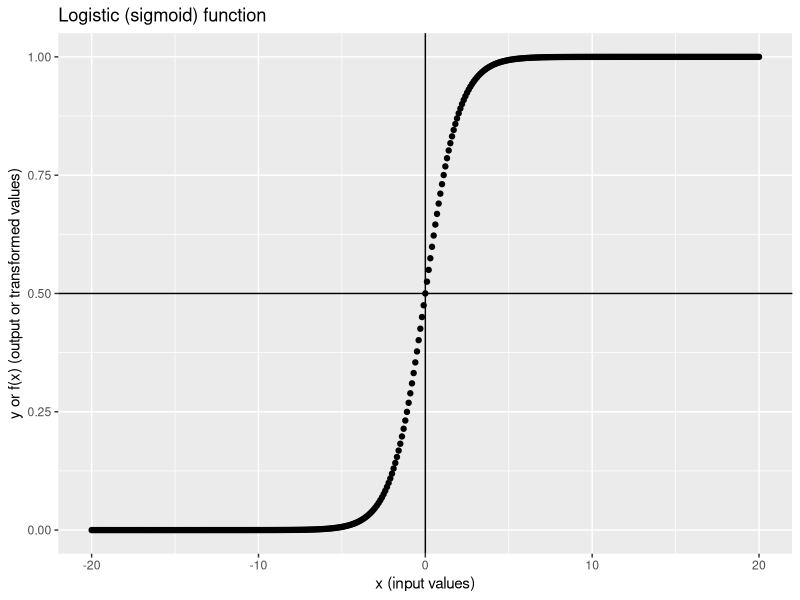
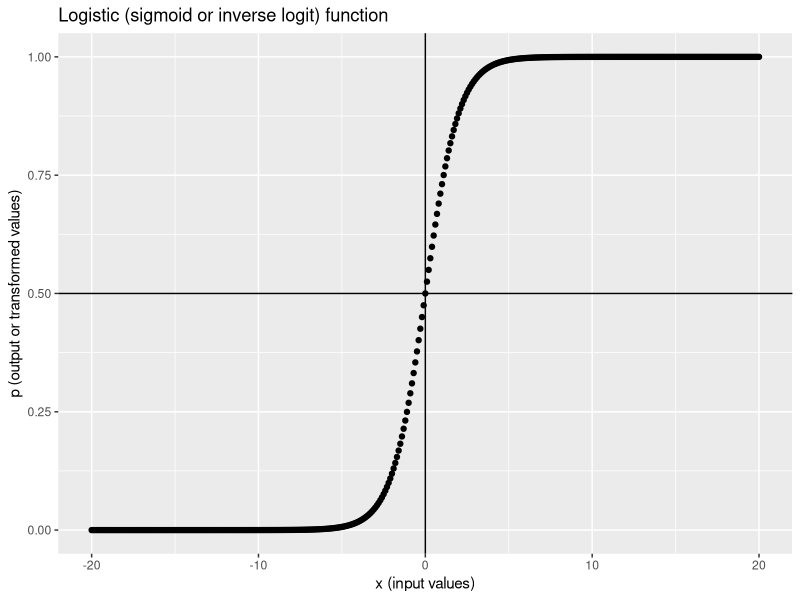
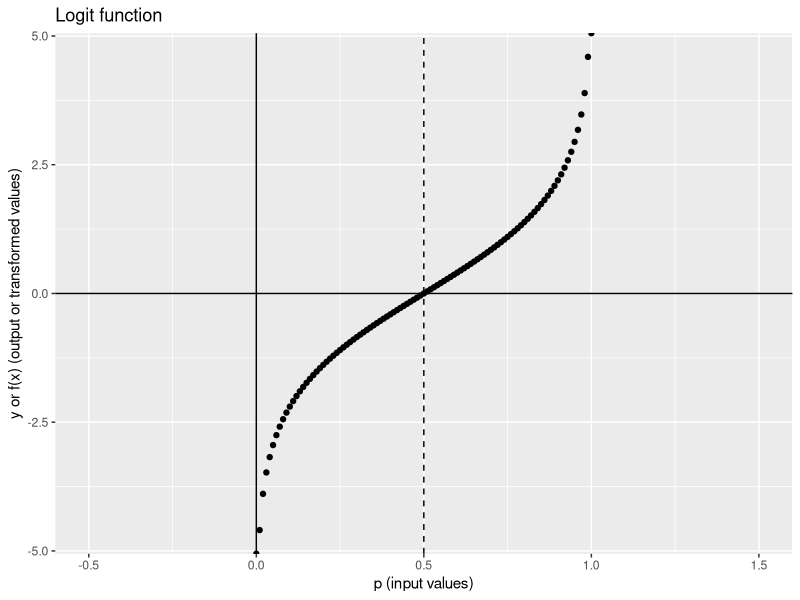
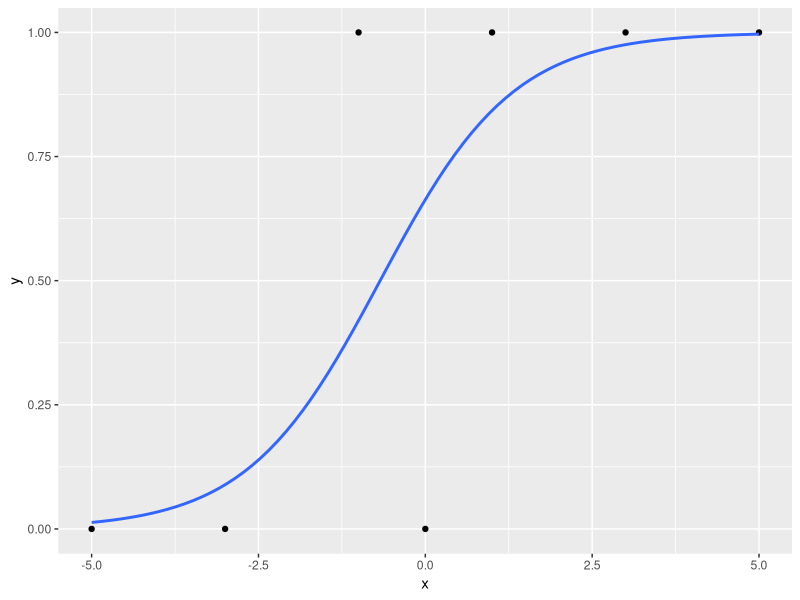
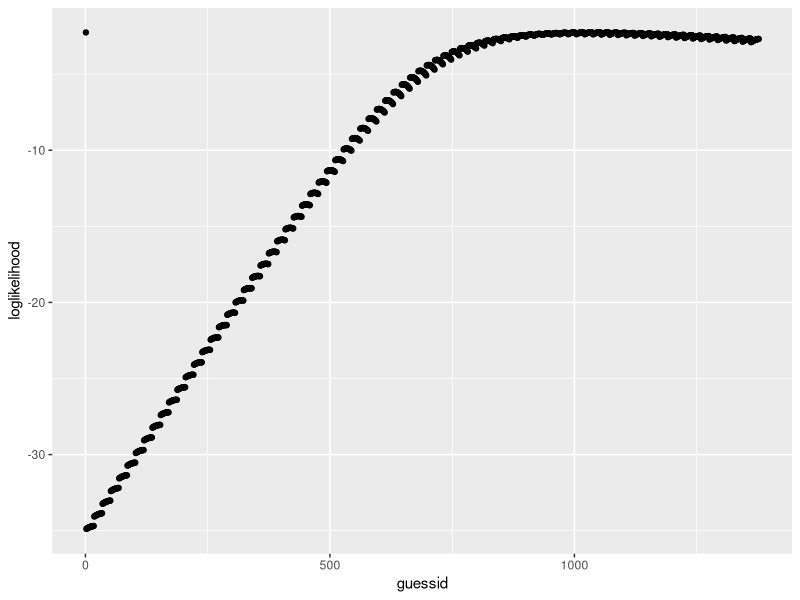

Source code (R) for these figures, in order:
## ---- chunk 1
knitr::opts_chunk$set(echo = TRUE, cache = FALSE, comment = NA, message = FALSE, warning = FALSE)
## ---- chunk 2
library(tidyverse); library(data.table)
## ---- chunk 3
logistic <- function(x) { # f(x)
  1 / (1 + exp(-x))
}

logistic2 <- function(x) { # g(x)
  exp(x) / (1 + exp(x))
}
## ---- chunk 4
tibble(x = -3:3, f_x = logistic(x), g_x = logistic2(x))
## ---- chunk 5
logistic(-Inf) # -Inf -> 0
logistic(Inf) # Inf -> 1
logistic(0) # 0 -> 0.5, because exp(0) is 1, thus 1/(1+1)
## ---- chunk 6
tibble(x = seq(-20, 20, 0.1), y = logistic(x)) %>% 
  ggplot(aes(x, y)) + geom_point() +
  geom_vline(xintercept = 0) + geom_hline(yintercept = 0.5) +
  labs(x = "x (input values)", 
       y = "y or f(x) (output or transformed values)", 
       title = "Logistic (sigmoid) function")
## ---- chunk 7
dt1 <- data.table(x = c(-5, -3, -1, 0, 1, 3, 5),# predictor x
                  y = c( 0,  0,  1, 0, 1, 1, 1)) # outcome y
dt1
## ---- chunk 8
lm1 <- lm(y ~ x, dt1)
lm1
## ---- chunk 9
# extract b0, b1 coefficients, residuals and save in dt1 (data.table syntax!)
dt1[, b0 := round(coef(lm1)[1], 4)]
dt1[, b1 := round(coef(lm1)[2], 4)]
dt1
## ---- chunk 10
# map x values to y (predicted y or y_hat)
dt1[, y_hat := round(b0 + b1 * x, 4)] # predicted_y = b0 + b1*x
dt1
## ---- chunk 11
# save residuals in dt1
dt1[, resids := round(residuals(lm1), 4)]
dt1[, y2 := round(y_hat + resids, 2)] # y2 should be same as y
dt1 
## ---- chunk 12
dt1[, logistic_yhat := logistic(y_hat)] # apply logistic function to y_hat
dt1 # compare the ranges of y_hat and logistic_yhat
## ---- chunk 13
tibble(x = seq(-20, 20, 0.1), y = logistic(x)) %>% 
  ggplot(aes(x, y)) + geom_point() +
  geom_vline(xintercept = 0) + geom_hline(yintercept = 0.5) +
  labs(x = "x (input values)", y = "p (output or transformed values)", 
       title = "Logistic (sigmoid or inverse logit) function")
## ---- chunk 14
logit <- function(p) {
  log(p / (1 - p))
}
## ---- chunk 15
logit(-3) # warning because you can't take the log of negative values; try log(-1)
logit(c(0, 0.5, 1))
logit(c(0.001, 0.999))
## ---- chunk 16
tibble(x = seq(-0.5, 1.5, 0.01), y = logit(x)) %>% 
  ggplot(aes(x, y)) + geom_point() +
  geom_vline(xintercept = 0) + 
  geom_hline(yintercept = 0.0) + 
  geom_vline(xintercept = 0.5, linetype = "dashed") +
  labs(x = "p (input values)", y = "y or f(x) (output or transformed values)", 
       title = "Logit function")
## ---- chunk 17
exp(c(-2, -0.5, 0, 0.5, 2))
## ---- chunk 18
dt1
## ---- chunk 19
glm1 <- glm(y ~ x, data = dt1, family = binomial(link = "logit"))
# glm1 <- glm(y ~ x, data = dt1, family = binomial()) # also works
summary(glm1) # results
## ---- chunk 20
# get coefficients
betas <- coef(glm1)
betas # log(odds) scale
# exponentiate
betas <- round(exp(betas), 3)
betas # odds scale
## ---- chunk 21
ggplot(dt1, aes(x, y)) +
  geom_point() +
  geom_smooth(method = 'glm', method.args = list(family = "binomial"), se = FALSE)
## ---- chunk 22
(true_values <- coef(glm1))
## ---- chunk 23
beta_guess <- c(b0 = 0.5, b1 = 1.0) # guess b0 = 0.5, b1 = 1.0
## ---- chunk 24
predicted_y <- beta_guess["b0"] + beta_guess["b1"] * dt1$x 
predicted_y 
## ---- chunk 25
predicted_probs <- logistic(predicted_y)
predicted_probs
## ---- chunk 26
# likelihood of getting 0 when probability of success if 80%
dbinom(x = 0, size = 1, prob = 0.8) 
# likelihood of getting 0 when probability of success if 40%
dbinom(x = 1, size = 1, prob = 0.4) 
## ---- chunk 27
loglikelihood <- dbinom(x = dt1$y, size = 1, prob = predicted_probs, log = TRUE)
# log = TRUE to take the log of the values
## ---- chunk 28
sum(loglikelihood)
## ---- chunk 29
beta_guess
## ---- chunk 30
mle <- function(b0 = 0.5, b1 = 1.0) {
  predicted_y <- b0 + b1 * dt1$x 
  predicted_probs <- logistic(predicted_y)
  sum(dbinom(x = dt1$y, size = 1, prob = predicted_probs, log = TRUE))
}
## ---- chunk 31
mle() # default values b0 = 0.5, b1 = 1.0
mle(b0 = 0.6, b1 = 1.01) # another random guess
## ---- chunk 32
# create coefficient combinations with expand.grid()
guesses <- expand.grid(b0_guess = seq(0.1, 0.9, 0.05), b1_guess = seq(-2, 2, 0.05)) 
setDT(guesses) # convert to data.table
guesses
## ---- chunk 33
guesses[1, b0_guess := true_values[1]]
guesses[1, b1_guess := true_values[2]]
guesses[, guessid := 1:.N] # add an id to each row
guesses
## ---- chunk 34
# apply our mle() function to each row
guesses[, loglikelihood := mle(b0 = b0_guess, b1 = b1_guess), by = guessid] 
## ---- chunk 35
ggplot(guesses, aes(guessid, loglikelihood)) +
  geom_point()
## ---- chunk 36
which.max(guesses$loglikelihood) # row one has the max value
## ---- chunk 37
dt2 <- mtcars
head(dt2, 3)
## ---- chunk 38
dt2$mpgC <- dt2$mpg - mean(dt2$mpg)
## ---- chunk 39
mle2 <- function(b0 = 0.5, b1 = 1.0) {
  predicted_y <- b0 + b1 * dt2$mpgC # dt2$mpgC
  predicted_probs <- logistic(predicted_y)
  sum(dbinom(x = dt2$vs, size = 1, prob = predicted_probs, log = TRUE))
}
## ---- chunk 40
guesses <- expand.grid(b0_guess = seq(-1, 1, 0.02), # b0 values from -1 to 1, steps of 0.02
                       b1_guess = seq(-1, 1, 0.02)) # b1 values from -1 to 1, steps of 0.02
setDT(guesses) # convert to data.table
guesses[, guessid := 1:.N] # add an id to each row
guesses
guesses[, loglikelihood := mle2(b0 = b0_guess, b1 = b1_guess), by = guessid]
rowid <- which.max(guesses$loglikelihood) # row that has the largest summed loglikelihood
rowid
guesses[rowid, .(b0_guess, b1_guess)] # coefficients that had the largest loglikelihood
## ---- chunk 41
glm2 <- glm(vs ~ mpgC, data = dt2, family = binomial())
coef(glm2)
guesses[rowid, .(b0_guess, b1_guess)] # coefficients that had the largest loglikelihood
## ---- chunk 42
(x <- exp(2)) # 7.389056
log(x) # 2! 
log(exp(2)) # 2! 

exp(log(11.3))
